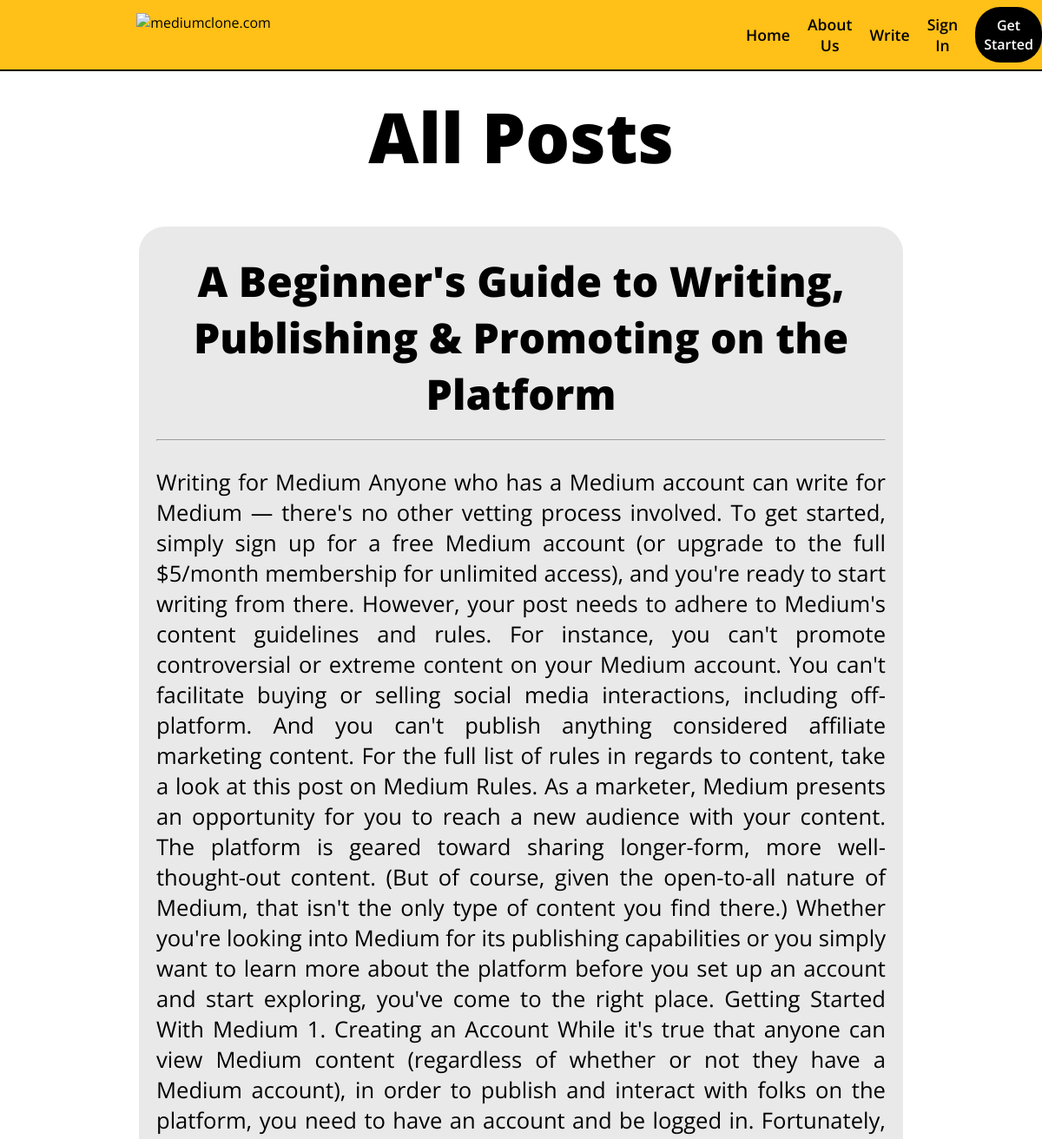
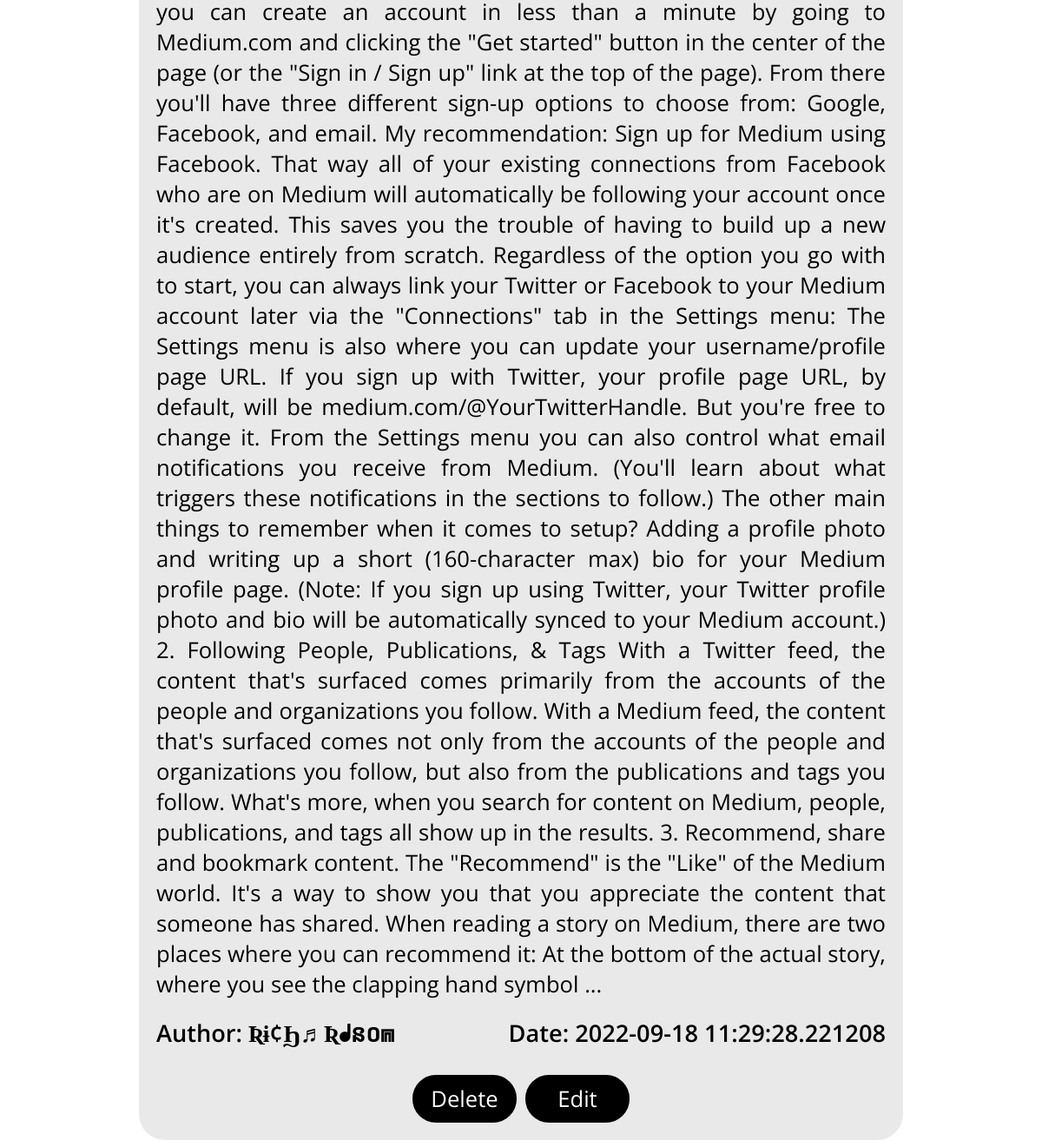
Screenshot of /allposts with the database file from the repository (2 pictures, top to bottom).
### app.py (models this page shows, shortened)
class BlogPost(db.Model):
    id = db.Column(db.Integer, primary_key=True)
    title = db.Column(db.String(100), nullable=False)
    content = db.Column(db.Text, nullable=False)
    author = db.Column(db.String(20), nullable=False, default='N/A')
    date_posted = db.Column(db.DateTime, nullable=False,
                            default=datetime.utcnow)

### app.py (the view)
@app.route('/allposts')
def allposts():
    all_posts = BlogPost.query.order_by(BlogPost.date_posted).all()
    return render_template('allposts.html', posts=all_posts)

### templates/allposts.html (shortened to what this page needs)
{% extends 'base.html' %}  {% block body %}
<div class="header-container">
  <div class="header-left">
    <a href="/" class="link"><div class="img">
      <img
        src="https://res.cloudinary.com/newztrakerapplication/image/upload/v1663466894/1_s986xIGqhfsN8U--09_AdA_sq3ok6.png"
        alt="mediumclone.com"
      /></a>
    </div>
  </div>
  <div class="header-right">
    <a href="/" class="link"><p>Home</p></a>
    <a href="/about" class="link"><p>About Us</p></a>
    <a href="/posts" class="link"><p>Write</p></a>
    <a href="/signin" class="link"><p>Sign In</p></a>
    <a href="/signup" class="link"><div class="get-started">Get Started</div></a>
  </div>
<div class="allposts-heading">
    All Posts
  </div>
{% for post in posts %}
<div class="posts-container">
  <div class="post-card">
    <div class="post-heading">{{ post.title }}</div>
    <hr />
    <div class="post-content">
      {{ post.content }}
    </div>
    {% if post.author %}
    <div class="post-footer">
      <p>Author: {{ post.author }}</p>
      <p>Date: {{ post.date_posted }}</p>
    </div>
    {% else %}
    <div class="post-footer">
      <p>Author: N/A</p>
      <p>Date: {{ post.date_posted }}</p>
    </div>
    {% endif %}
    <div class="post-btn-container">
      <a href='/posts/delete/{{post.id}}' class="link">
        <div class="post-button">Delete</div>
      </a>
      <a href='/posts/edit/{{post.id}}' class="link">
        <div class="post-button">Edit</div>
      </a>
    </div>
  </div>
</div>
{% endfor%}
{% endblock %}

### templates/allposts.html (style rules this page uses)
* { margin: 0; padding: 0; font-family: "Open Sans"; }
.header-container { height: 80px; width: 100%; z-index: 100; background-color: #ffc017; margin: auto; position: fixed; align-items: center; text-align: center; border-bottom: 2px solid black; display: flex; }
.header-left { width: 60%; display: flex; align-items: center; justify-content: center; }
.header-right { width: 40%; display: flex; align-items: center; margin-left: 390px; }
.img { height: 50px; width: 190px; }
.img img { height: 100%; width: 100%; }
.header-right p { font-size: 1.1rem; padding-right: 20px; font-weight: 600; }
.get-started { background-color: black; border-radius: 29px; padding: 10px; color: white; font-weight: 600; }
.link { text-decoration: none; color: black; }
.posts-container { height: 100%; width: 100%; align-items: center; margin-top: 50px; justify-content: center; }
.post-card { height: fit-content; width: 70%; text-align: center; border-radius: 30px; padding: 20px; align-items: center; margin: auto; justify-content: center; background-color: rgb(234, 233, 233); }
.post-heading { width: fit-content; margin: auto; padding: 10px; font-size: 3rem; font-weight: 900; margin-bottom: 10px; }
.post-content { text-align: justify; margin-top: 30px; font-size: 1.6rem; }
.post-btn-container { display: flex; gap: 10px; margin-top: 30px; text-align: center; justify-content: center; }
.post-button { width: 100px; background-color: black; color: white; font-size: 1.6rem; border-radius: 27px; padding: 10px; margin: auto; }
.post-footer { display: flex; margin-top: 20px; justify-content: space-between; font-size: 1.7rem; font-weight: 600; }
.allposts-heading { font-size: 5rem; font-weight: 900; text-align: center; justify-content: center; margin-top: 100px; }

### rows the page displays
BlogPost: title "A Beginner's Guide to Writing, Publishing & Promoting on the Platform", content "Writing for Medium Anyone who has a Medium account can write for Medium — there's no other vetting process involved. To get started, simply sign up for a free Medium account (or upgrade to the full $5/month membership for unlimited access), and you're ready to start writing from there. However, your post needs to adhere to Medium's content guidelines and rules. For instance, you can't promote controversial or extreme content on your Medium account. You can't facilitate buying or selling social media interactions, including off-platform. And you can't publish anything considered affiliate marketing content. For the full list of rules in regards to content, take a look at this post on Medium…", author "Ʀɨ¢Ϧ♬Ʀᖱន០⩎", date_posted "2022-09-18 11:29:28.221208"
